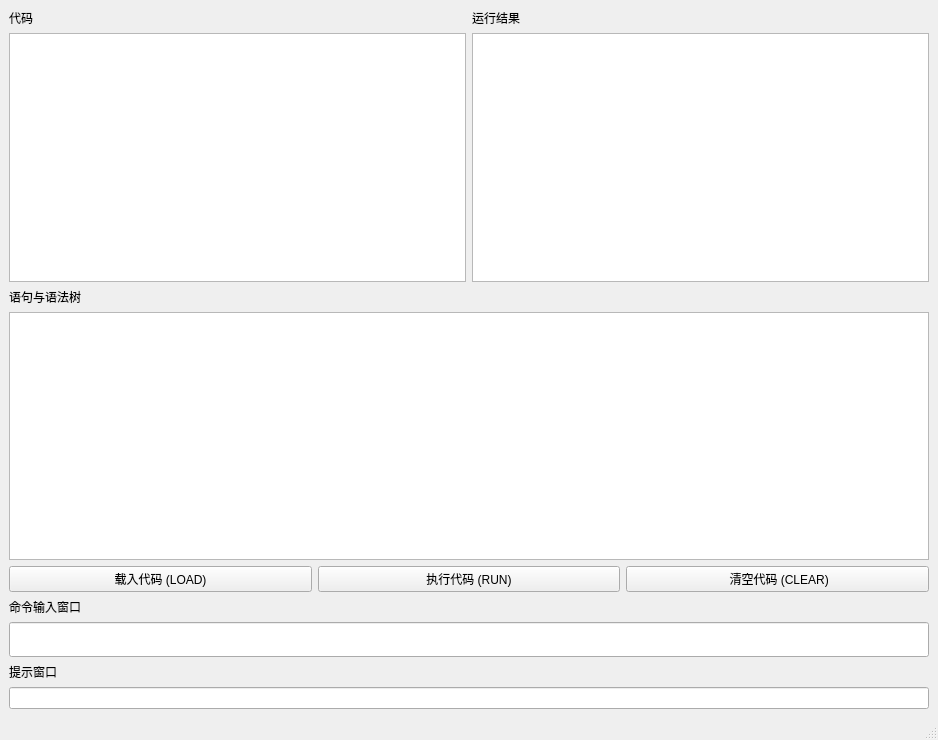
<?xml version="1.0" encoding="UTF-8"?>
<ui version="4.0">
 <class>MainWindow</class>
 <widget class="QMainWindow" name="MainWindow">
  <property name="geometry">
   <rect>
    <x>0</x>
    <y>0</y>
    <width>938</width>
    <height>740</height>
   </rect>
  </property>
  <property name="sizePolicy">
   <sizepolicy hsizetype="Preferred" vsizetype="Preferred">
    <horstretch>0</horstretch>
    <verstretch>0</verstretch>
   </sizepolicy>
  </property>
  <property name="windowTitle">
   <string>GuiBasic</string>
  </property>
  <widget class="QWidget" name="centralwidget">
   <property name="sizePolicy">
    <sizepolicy hsizetype="Expanding" vsizetype="Expanding">
     <horstretch>0</horstretch>
     <verstretch>0</verstretch>
    </sizepolicy>
   </property>
   <layout class="QHBoxLayout" name="horizontalLayout_3">
    <item>
     <layout class="QVBoxLayout" name="verticalLayout">
      <item>
       <layout class="QHBoxLayout" name="horizontalLayout">
        <item>
         <layout class="QVBoxLayout" name="verticalLayout_2">
          <item>
           <widget class="QLabel" name="label">
            <property name="text">
             <string>代码</string>
            </property>
           </widget>
          </item>
          <item>
           <widget class="QTextBrowser" name="CodeBrowser">
            <property name="readOnly">
             <bool>true</bool>
            </property>
            <property name="html">
             <string>&lt;!DOCTYPE HTML PUBLIC &quot;-//W3C//DTD HTML 4.0//EN&quot; &quot;http://www.w3.org/TR/REC-html40/strict.dtd&quot;&gt;
&lt;html&gt;&lt;head&gt;&lt;meta name=&quot;qrichtext&quot; content=&quot;1&quot; /&gt;&lt;style type=&quot;text/css&quot;&gt;
p, li { white-space: pre-wrap; }
&lt;/style&gt;&lt;/head&gt;&lt;body style=&quot; font-family:'SimSun'; font-size:9pt; font-weight:400; font-style:normal;&quot;&gt;
&lt;p style=&quot;-qt-paragraph-type:empty; margin-top:0px; margin-bottom:0px; margin-left:0px; margin-right:0px; -qt-block-indent:0; text-indent:0px;&quot;&gt;&lt;br /&gt;&lt;/p&gt;&lt;/body&gt;&lt;/html&gt;</string>
            </property>
           </widget>
          </item>
         </layout>
        </item>
        <item>
         <layout class="QVBoxLayout" name="verticalLayout_4">
          <item>
           <widget class="QLabel" name="label_3">
            <property name="text">
             <string>运行结果</string>
            </property>
           </widget>
          </item>
          <item>
           <widget class="QTextBrowser" name="PrintBrowser">
            <property name="html">
             <string>&lt;!DOCTYPE HTML PUBLIC &quot;-//W3C//DTD HTML 4.0//EN&quot; &quot;http://www.w3.org/TR/REC-html40/strict.dtd&quot;&gt;
&lt;html&gt;&lt;head&gt;&lt;meta name=&quot;qrichtext&quot; content=&quot;1&quot; /&gt;&lt;style type=&quot;text/css&quot;&gt;
p, li { white-space: pre-wrap; }
&lt;/style&gt;&lt;/head&gt;&lt;body style=&quot; font-family:'SimSun'; font-size:9pt; font-weight:400; font-style:normal;&quot;&gt;
&lt;p style=&quot;-qt-paragraph-type:empty; margin-top:0px; margin-bottom:0px; margin-left:0px; margin-right:0px; -qt-block-indent:0; text-indent:0px;&quot;&gt;&lt;br /&gt;&lt;/p&gt;&lt;/body&gt;&lt;/html&gt;</string>
            </property>
           </widget>
          </item>
         </layout>
        </item>
       </layout>
      </item>
      <item>
       <layout class="QVBoxLayout" name="verticalLayout_3">
        <item>
         <widget class="QLabel" name="label_2">
          <property name="text">
           <string>语句与语法树</string>
          </property>
         </widget>
        </item>
        <item>
         <widget class="QTextBrowser" name="TreeBrowser">
          <property name="readOnly">
           <bool>true</bool>
          </property>
          <property name="html">
           <string>&lt;!DOCTYPE HTML PUBLIC &quot;-//W3C//DTD HTML 4.0//EN&quot; &quot;http://www.w3.org/TR/REC-html40/strict.dtd&quot;&gt;
&lt;html&gt;&lt;head&gt;&lt;meta name=&quot;qrichtext&quot; content=&quot;1&quot; /&gt;&lt;style type=&quot;text/css&quot;&gt;
p, li { white-space: pre-wrap; }
&lt;/style&gt;&lt;/head&gt;&lt;body style=&quot; font-family:'SimSun'; font-size:9pt; font-weight:400; font-style:normal;&quot;&gt;
&lt;p style=&quot;-qt-paragraph-type:empty; margin-top:0px; margin-bottom:0px; margin-left:0px; margin-right:0px; -qt-block-indent:0; text-indent:0px;&quot;&gt;&lt;br /&gt;&lt;/p&gt;&lt;/body&gt;&lt;/html&gt;</string>
          </property>
         </widget>
        </item>
       </layout>
      </item>
      <item>
       <layout class="QHBoxLayout" name="horizontalLayout_2">
        <item>
         <widget class="QPushButton" name="btnLoad">
          <property name="text">
           <string>载入代码 (LOAD)</string>
          </property>
         </widget>
        </item>
        <item>
         <widget class="QPushButton" name="btnRun">
          <property name="text">
           <string>执行代码 (RUN)</string>
          </property>
         </widget>
        </item>
        <item>
         <widget class="QPushButton" name="btnClear">
          <property name="text">
           <string> 清空代码 (CLEAR)</string>
          </property>
         </widget>
        </item>
       </layout>
      </item>
      <item>
       <layout class="QVBoxLayout" name="verticalLayout_5">
        <item>
         <widget class="QLabel" name="label_4">
          <property name="text">
           <string>命令输入窗口</string>
          </property>
         </widget>
        </item>
        <item>
         <widget class="QLineEdit" name="InputLine">
          <property name="minimumSize">
           <size>
            <width>0</width>
            <height>35</height>
           </size>
          </property>
          <property name="sizeIncrement">
           <size>
            <width>0</width>
            <height>20</height>
           </size>
          </property>
          <property name="font">
           <font>
            <pointsize>16</pointsize>
           </font>
          </property>
         </widget>
        </item>
        <item>
         <widget class="QLabel" name="label_5">
          <property name="text">
           <string>提示窗口</string>
          </property>
         </widget>
        </item>
        <item>
         <widget class="QLineEdit" name="ErrorLine">
          <property name="minimumSize">
           <size>
            <width>719</width>
            <height>0</height>
           </size>
          </property>
          <property name="dragEnabled">
           <bool>false</bool>
          </property>
          <property name="readOnly">
           <bool>true</bool>
          </property>
         </widget>
        </item>
       </layout>
      </item>
     </layout>
    </item>
   </layout>
  </widget>
  <widget class="QMenuBar" name="menubar">
   <property name="geometry">
    <rect>
     <x>0</x>
     <y>0</y>
     <width>938</width>
     <height>23</height>
    </rect>
   </property>
  </widget>
  <widget class="QStatusBar" name="statusbar"/>
 </widget>
 <resources/>
 <connections/>
</ui>
